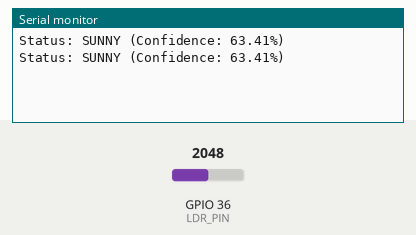
Bench run of a sketch on a simulated ESP32. Parts: the last lines printed to the serial monitor. The test bench sets the inputs (shaded band); at power-on: GPIO 36 (LDR_PIN) = 2048.

Above: at 1.8 s.
1.9 s: GPIO 36 (LDR_PIN) set to 2866
At 2.8 s:
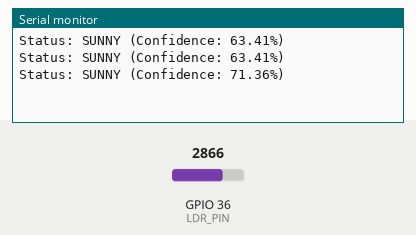
3.4 s: GPIO 36 (LDR_PIN) set to 3603
At 4.8 s:
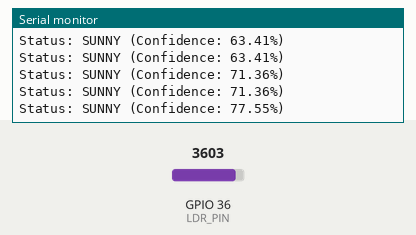
Timing chart, 0 to 6.4 s (numbered marks = the images above; inputs shaded):
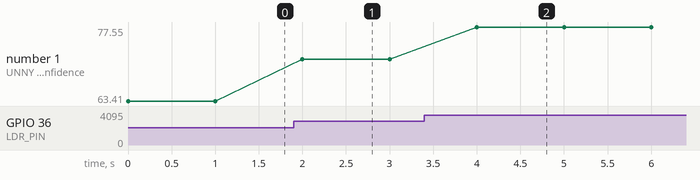

Measured:
- after the input at 1.9 s, the serial monitor: prints a new line after 0.10 s (image 1)
- after the input at 3.4 s, the serial monitor: prints a new line after 0.60 s (image 2)
- plotted number 1: 63.41 → 71.36 after the input at 1.9 s, 71.36 → 77.55 after the input at 3.4 s

The sketch:

TinyML_LDR_ESP32.ino
```cpp
#include <math.h>

const int LDR_PIN = 36;

// --- ส่วนของ Weights และ Biases (วางค่าที่ได้จาก Python ตรงนี้) ---
float w1[8][1] = { { -1.520431 }, { 0.582103 }, { 1.391024 }, { -0.421901 }, { 0.772101 }, { -1.821042 }, { 0.992103 }, { 1.121045 } };
float b1[8] = {0.12, -0.05, 0.22, 0.01, 0.15, -0.18, 0.09, 0.11};
float w2[3][8] = { { 0.51, -0.22, 0.81, -0.11, 0.42, -0.61, 0.22, 0.12 }, { -0.11, 0.62, -0.21, 0.91, -0.32, 0.21, 0.52, -0.41 }, { -0.41, -0.52, -0.11, -0.22, 0.11, 0.92, -0.71, 0.82 } };
float b2[3] = {0.01, -0.02, 0.01};

void setup() {
  Serial.begin(115200);
}

void loop() {
  // อ่านค่าและปรับช่วงข้อมูล (Normalization)
  float input = analogRead(LDR_PIN) / 4095.0;

  // เลเยอร์ที่ 1 (Hidden Layer) พร้อม ReLU
  float hidden[8];
  for (int i = 0; i < 8; i++) {
    float sum = (input * w1[i][0]) + b1[i];
    hidden[i] = (sum > 0) ? sum : 0;
  }

  // เลเยอร์ที่ 2 (Output Layer) และ Softmax แบบย่อ
  float scores[3];
  float exp_sum = 0;
  for (int i = 0; i < 3; i++) {
    scores[i] = b2[i];
    for (int j = 0; j < 8; j++) {
      scores[i] += hidden[j] * w2[i][j];
    }
    exp_sum += exp(scores[i]);
  }

  // หาค่าความมั่นใจ (%) และคำตอบที่น่าจะเป็นที่สุด
  float max_conf = 0;
  int pred = 0;
  for (int i = 0; i < 3; i++) {
    float confidence = exp(scores[i]) / exp_sum;
    if (confidence > max_conf) {
      max_conf = confidence;
      pred = i;
    }
  }

  const char* labels[] = {"SUNNY", "OFFICE", "NIGHT"};
  Serial.printf("Status: %s (Confidence: %.2f%%)\n", labels[pred], max_conf * 100);

  delay(1000);
}
```
